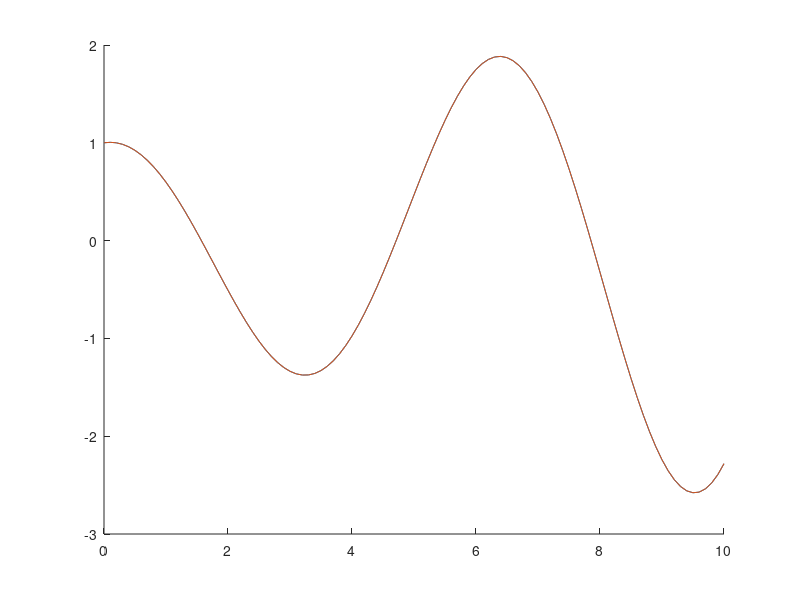

Reproduce this figure in MATLAB.
clear
close all
clc

%% ODE

% y' = lambda*y
lambda = 0.1+1i;
f = @(t, y) lambda*y;
t0 = 0;
y0 = 1;

%% Method

dt = 0.1;
N = floor(10/dt);

c = [0, 2/3];
b = [1/4, 3/4];
a = [1/4, -1/4; 1/4, 5/12];

kf = @(k, t, y) [f(t + c(1)*dt, y + dt*(a(1,1)*k(1) + a(1,2)*k(2))) - k(1); ...
                 f(t + c(2)*dt, y + dt*(a(2,1)*k(1) + a(2,2)*k(2))) - k(2)];

opts = optimset('Display','off', 'TolFun', 1e-16);

t = [t0, dt*(1:N)];
y = [y0, zeros(1, N)];

for i = 1:N
    ks = fsolve(@(k) kf(k, t(i), y(i)), [1; 1], opts);
    y(i+1) = y(i) + dt*b*ks;
end

y_exact = y0(1)*exp(lambda*t);
err = abs(y_exact(end) - y(end));

figure
hold on
plot(t, y_exact)
plot(t, y)

